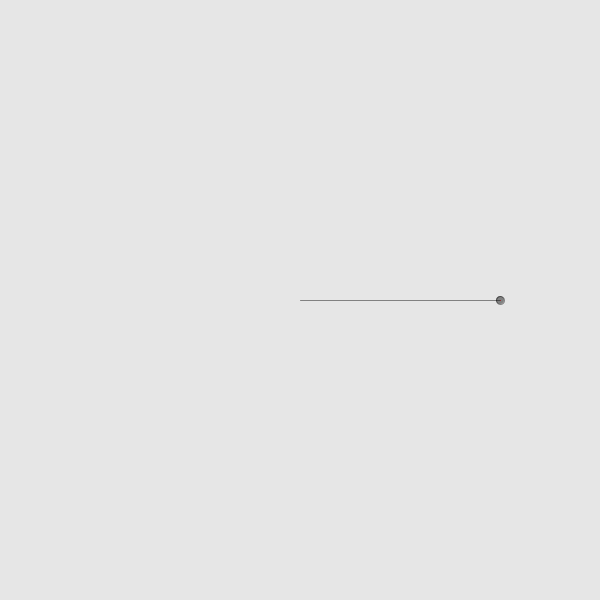
Frame 1 (no input)
Frame 60 (the mouse pressed at the canvas centre just before this capture): identical to frame 1, image omitted
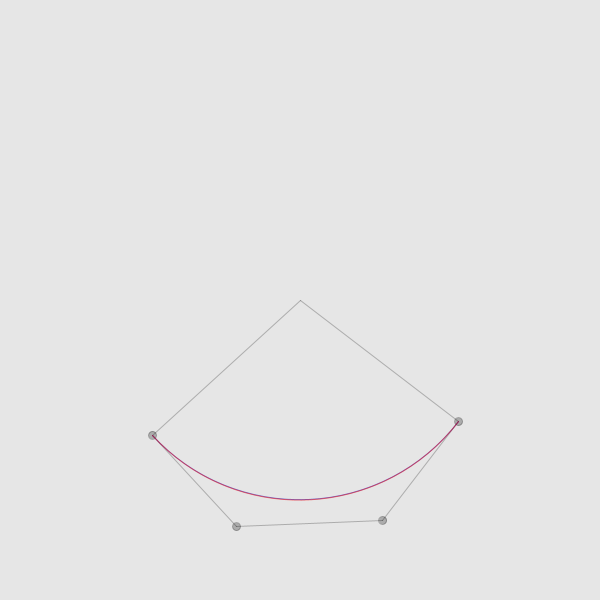
Frame 120 (the mouse held since frame 60 and released just before this capture)

The Processing sketch that drew these frames (run headless with seeded random() and noise(); from frame 60 on, the mouse is pressed at the canvas centre):

// Processing sketch: bezier_arc_aproximation_golanlevin
// ── bezier_arc_aproximation_golanlevin.pde
/* 
 Golan Levin's approximating a circular arc with a cubic Bezier curve.
 http://www.flong.com/blog/2009/bezier-approximation-of-a-circular-arc-in-processing/
 
 Reasonably accurate for angles up to a quarter-circle or so.
 The solution is taken from this PDF by Richard DeVeneza:
 http://www.tinaja.com/glib/bezcirc2.pdf
 linked from this excellent site by Don Lancaster:
 http://www.tinaja.com/cubic01.asp
 Note: written for clarity; not optimized!
 */
 
void setup(){
  size(600,600);
}
 
//--------------------------
// Global variables: 
// The true coordinates of the Bezier control points:
float px0,py0;
float px1,py1;
float px2,py2;
float px3,py3;
float radius = 200; // radius of the circular arc
float cx = 300; // center point of the circular arc
float cy = 300;
 
//--------------------------
void draw(){
  background(230);
 
  // Establish arc parameters.
  // (Note: assert theta != TWO_PI)
  float theta = radians(mouseX/3.0); // spread of the arc.
  float startAngle = radians(mouseY/8.0); // as in arc()
  float endAngle = startAngle + theta;    // as in arc()
 
  // Compute raw Bezier coordinates.
  float x0 = cos(theta/2.0);
  float y0 = sin(theta/2.0);
  float x3 = x0;
  float y3 = 0-y0;
  float x1 = (4.0-x0)/3.0;
  float y1 = ((1.0-x0)*(3.0-x0))/(3.0*y0); // y0 != 0...
  float x2 = x1;
  float y2 = 0-y1;
 
  // Compute rotationally-offset Bezier coordinates, using:
  // x' = cos(angle) * x - sin(angle) * y;
  // y' = sin(angle) * x + cos(angle) * y;
  float bezAng = startAngle + theta/2.0;
  float cBezAng = cos(bezAng);
  float sBezAng = sin(bezAng);
  float rx0 = cBezAng * x0 - sBezAng * y0;
  float ry0 = sBezAng * x0 + cBezAng * y0;
  float rx1 = cBezAng * x1 - sBezAng * y1;
  float ry1 = sBezAng * x1 + cBezAng * y1;
  float rx2 = cBezAng * x2 - sBezAng * y2;
  float ry2 = sBezAng * x2 + cBezAng * y2;
  float rx3 = cBezAng * x3 - sBezAng * y3;
  float ry3 = sBezAng * x3 + cBezAng * y3;
 
  // Compute scaled and translated Bezier coordinates.
  px0 = cx + radius*rx0;
  py0 = cy + radius*ry0;
  px1 = cx + radius*rx1;
  py1 = cy + radius*ry1;
  px2 = cx + radius*rx2;
  py2 = cy + radius*ry2;
  px3 = cx + radius*rx3;
  py3 = cy + radius*ry3;
 
  // Draw the Bezier control points.
  stroke(0,0,0, 64);
  fill  (0,0,0, 64);
  ellipse(px0,py0, 8,8);
  ellipse(px1,py1, 8,8);
  ellipse(px2,py2, 8,8);
  ellipse(px3,py3, 8,8);
  line (cx,cy,   px0,py0);
  line (px0,py0, px1,py1);
  line (px1,py1, px2,py2);
  line (px2,py2, px3,py3);
  line (px3,py3,   cx,cy);
 
  //--------------------------
  // BLUE IS THE "TRUE" CIRULAR ARC:
  noFill();
  stroke(0,0,180, 128);
  arc(cx, cy, radius*2, radius*2, startAngle, endAngle);
 
  //--------------------------
  // RED IS THE BEZIER APPROXIMATION OF THE CIRCULAR ARC:
  noFill();
  stroke(255,0,0, 128);
  bezier(px0,py0, px1,py1, px2,py2, px3,py3);
 
}
